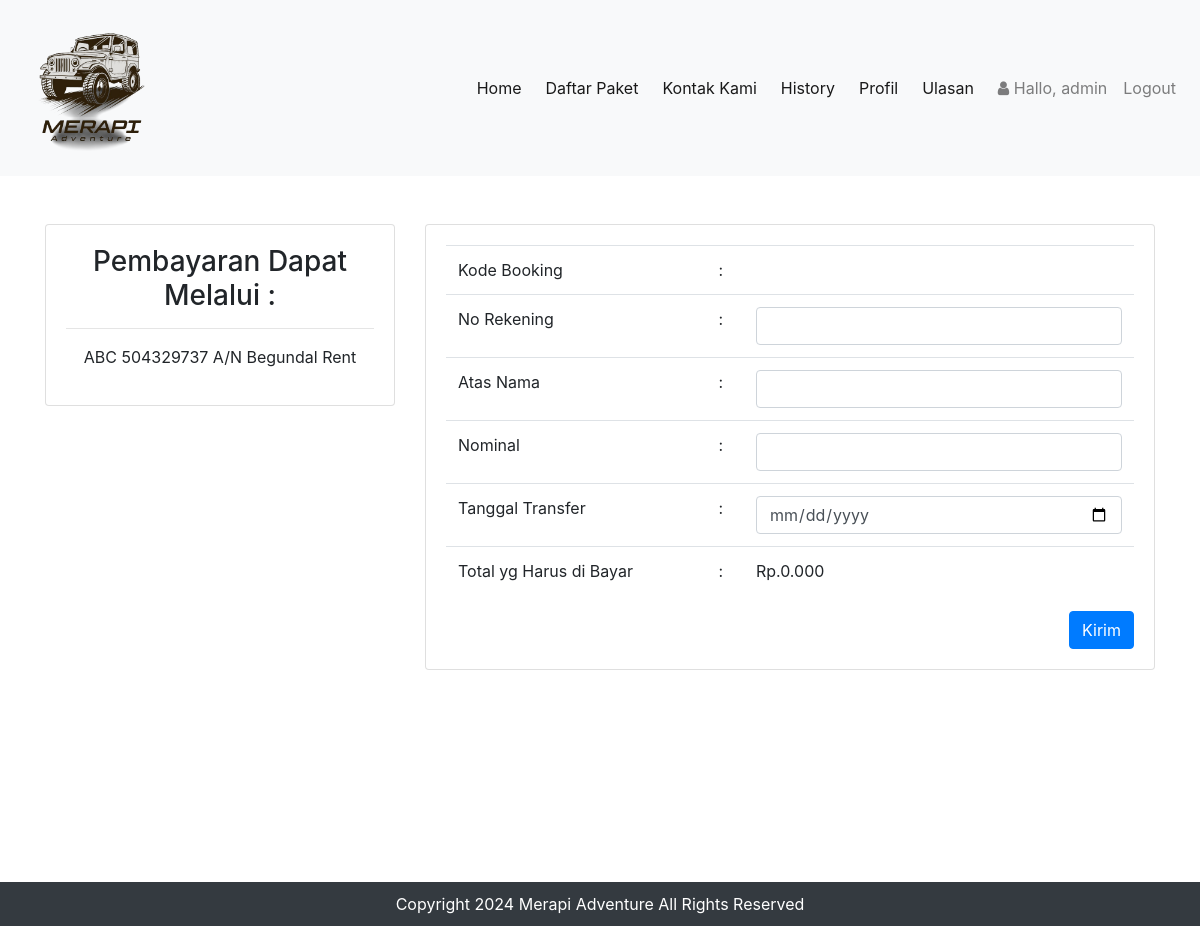
Page /konfirmasi.php?id=1717149863 (signed in) on the earlier database version.
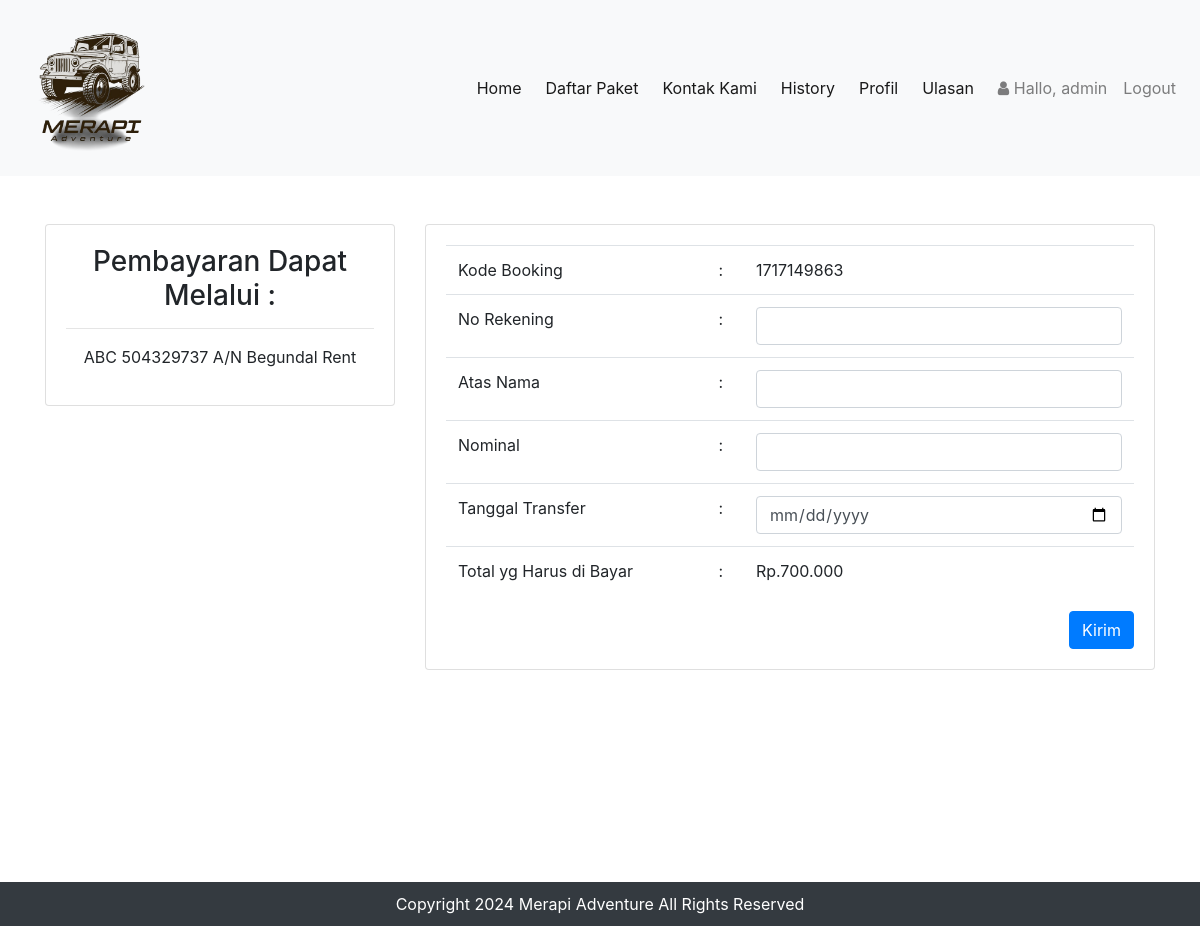
Same page on the later database version.
### tables this page shows
CREATE TABLE `booking` (
  `id_booking` int(15) NOT NULL,
  `kode_booking` varchar(255) NOT NULL,
  `id_login` int(15) NOT NULL,
  `id_rute` int(15) NOT NULL,
  `ktp` varchar(255) NOT NULL,
  `nama` varchar(255) NOT NULL,
  `alamat` varchar(255) NOT NULL,
  `no_tlp` varchar(20) NOT NULL,
  `tanggal` varchar(255) NOT NULL,
  `total_harga` int(15) NOT NULL,
  `konfirmasi_pembayaran` varchar(255) NOT NULL,
  `tgl_input` varchar(255) NOT NULL
);

### konfirmasi.php (the view, shortened to what this page needs)
<?php
include 'header.php';
$kd_booking = $_GET['id'];
$hasil = $koneksi->query("SELECT * FROM booking WHERE kode_booking = '$kd_booking'")->fetch();
?>
<br>
<br>
<div class="container">
    <div class="row">
        <div class="col-sm-4">
            <div class="card">
                <div class="card-body">
                    <center>
                        <h3>Pembayaran Dapat Melalui :</h3>
                        <hr />
                        <p> ABC 504329737 A/N Begundal Rent </p>
                    </center>
                </div>
            </div>
        </div>
        <div class="col-sm-8">
            <div class="card">
                <div class="card-body">
                    <form method="post" action="koneksi/proses.php?id=konfirmasi">
                        <table class="table">
                            <tr>
                                <td>Kode Booking </td>
                                <td> :</td>
                                <td><?php echo $hasil['kode_booking']; ?></td>
                            </tr>
                            <tr>
                                <td>No Rekening </td>
                                <td> :</td>
                                <td><input type="text" name="no_rekening" required class="form-control"></td>
                            </tr>
                            <tr>
                                <td>Atas Nama </td>
                                <td> :</td>
                                <td><input type="text" name="nama" required class="form-control"></td>
                            </tr>
                            <tr>
                                <td>Nominal </td>
                                <td> :</td>
                                <td><input type="text" name="nominal" required class="form-control"></td>
                            </tr>
                            <tr>
                                <td>Tanggal Transfer</td>
                                <td> :</td>
                                <td><input type="date" name="tgl" required class="form-control"></td>
                            </tr>
                            <tr>
                                <td>Total yg Harus di Bayar </td>
                                <td> :</td>
                                <td>Rp.<?php echo number_format($hasil['total_harga']); ?>.000</td>
                            </tr>
                        </table>
                        <button type="submit" class="btn btn-primary float-right">Kirim</button>
                    </form>
                </div>
            </div>
        </div>
    </div>
</div>
<br>
<br>
<br>
<?php include 'footer.php'; ?>

Differences in the rows shown:
added booking: kode_booking "1717149863", total_harga "700"
Other differences:
$hasil['total_harga']: "0" → (not shown)
